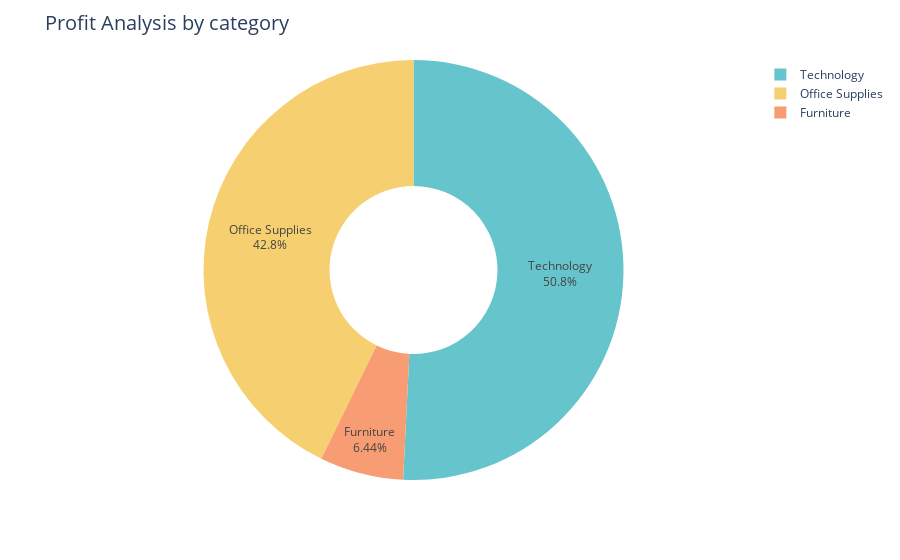

This figure's notebook cell:
### Code cell
fig = px.pie(profit_by_Category,
             values = 'Profit',
             names = 'Category',
             hole = 0.4,
             color_discrete_sequence = px.colors.qualitative.Pastel
    
)
fig.update_traces(textposition = 'inside', textinfo = 'percent +label')
fig.update_layout(title_text = 'Profit Analysis by category', title_font= dict(size=20))
fig.show()

### Figure 1 — Plotly figure (JSON) as saved in the notebook; plotly's stock layout.template omitted (floating-point values rounded to 4 significant figures)
{"data": [{"domain": {"x": [0, 1], "y": [0, 1]}, "hole": 0.4, "hovertemplate": "Category=%{label}<br>Profit=%{value}<extra></extra>", "labels": ["Furniture", "Office Supplies", "Technology"], "legendgroup": "", "name": "", "showlegend": true, "textinfo": "percent+label", "textposition": "inside", "type": "pie", "values": [18450.0, 122500.0, 145500.0]}], "layout": {"autosize": true, "legend": {"tracegroupgap": 0}, "margin": {"t": 60}, "piecolorway": ["rgb(102, 197, 204)", "rgb(246, 207, 113)", "rgb(248, 156, 116)", "rgb(220, 176, 242)", "rgb(135, 197, 95)", "rgb(158, 185, 243)", "rgb(254, 136, 177)", "rgb(201, 219, 116)", "rgb(139, 224, 164)", "rgb(180, 151, 231)", "rgb(179, 179, 179)"], "title": {"font": {"size": 20}, "text": "Profit Analysis by category"}}}
